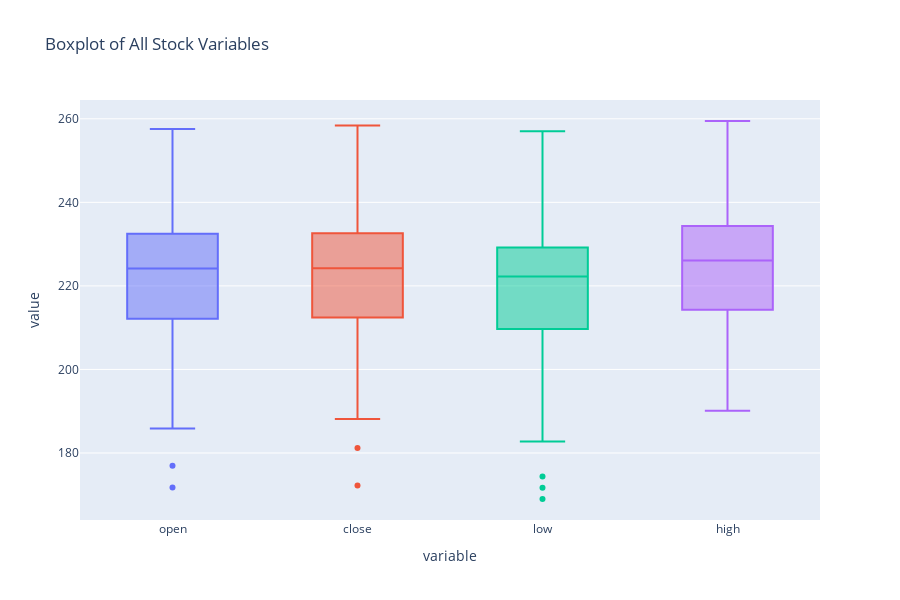

This figure's notebook cell:
### Markdown cell above
Outlier

### Code cell
df_plot = df[["open", "close", "low", "high"]]
df_melt = df_plot.melt(var_name="variable", value_name="value")
fig = px.box(
    df_melt,
    x="variable",
    y="value",
    color="variable",
    title="Boxplot of All Stock Variables",
    height=600
)

fig.update_layout(showlegend=False)
fig.show()

pio.write_html(fig, file="C:/aapl-report/boxplot-variables.html", auto_open=True)

### Figure 1 — Plotly figure (JSON) as saved in the notebook; plotly's stock layout.template omitted (floating-point values rounded to 4 significant figures; data arrays with more than 128 entries replaced by an {"elided": "..."} marker saying what was removed)
{"data": [{"alignmentgroup": "True", "hovertemplate": "variable=%{x}<br>value=%{y}<extra></extra>", "legendgroup": "open", "marker": {"color": "#636efa"}, "name": "open", "notched": false, "offsetgroup": "open", "orientation": "v", "showlegend": true, "type": "box", "x": {"elided": "250 str values"}, "x0": " ", "xaxis": "x", "y": {"elided": "250 float values"}, "y0": " ", "yaxis": "y"}, {"alignmentgroup": "True", "hovertemplate": "variable=%{x}<br>value=%{y}<extra></extra>", "legendgroup": "close", "marker": {"color": "#EF553B"}, "name": "close", "notched": false, "offsetgroup": "close", "orientation": "v", "showlegend": true, "type": "box", "x": {"elided": "250 str values"}, "x0": " ", "xaxis": "x", "y": {"elided": "250 float values"}, "y0": " ", "yaxis": "y"}, {"alignmentgroup": "True", "hovertemplate": "variable=%{x}<br>value=%{y}<extra></extra>", "legendgroup": "low", "marker": {"color": "#00cc96"}, "name": "low", "notched": false, "offsetgroup": "low", "orientation": "v", "showlegend": true, "type": "box", "x": {"elided": "250 str values"}, "x0": " ", "xaxis": "x", "y": {"elided": "250 float values"}, "y0": " ", "yaxis": "y"}, {"alignmentgroup": "True", "hovertemplate": "variable=%{x}<br>value=%{y}<extra></extra>", "legendgroup": "high", "marker": {"color": "#ab63fa"}, "name": "high", "notched": false, "offsetgroup": "high", "orientation": "v", "showlegend": true, "type": "box", "x": {"elided": "250 str values"}, "x0": " ", "xaxis": "x", "y": {"elided": "250 float values"}, "y0": " ", "yaxis": "y"}], "layout": {"boxmode": "overlay", "height": 600, "legend": {"title": {"text": "variable"}, "tracegroupgap": 0}, "showlegend": false, "title": {"text": "Boxplot of All Stock Variables"}, "xaxis": {"anchor": "y", "categoryarray": ["open", "close", "low", "high"], "categoryorder": "array", "domain": [0, 1], "title": {"text": "variable"}}, "yaxis": {"anchor": "x", "domain": [0, 1], "title": {"text": "value"}}}}
